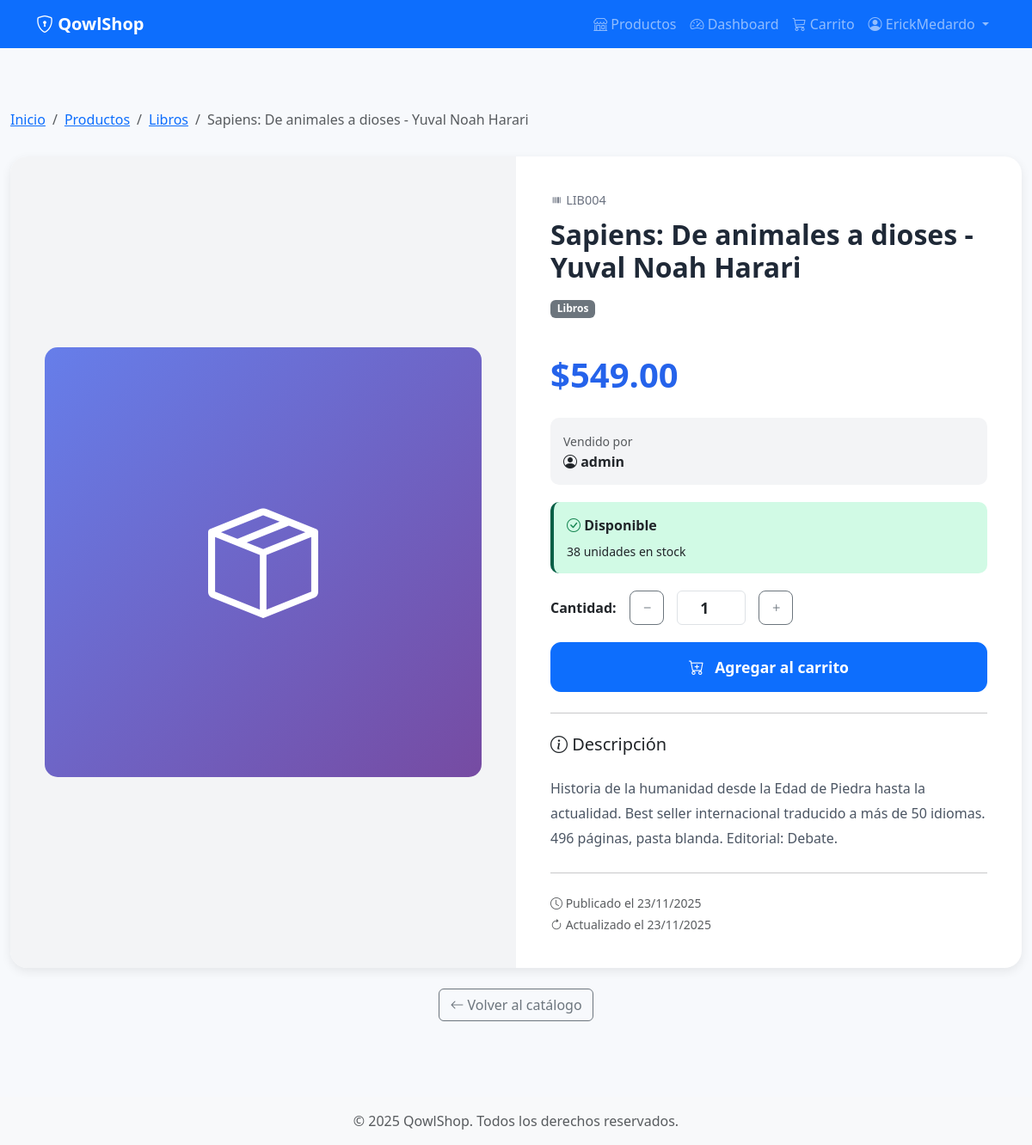
The app's page /products/20 (signed in) with its own data.
### modules/auth/models.py (models this page shows, shortened)
class User(UserMixin, db.Model):
    __tablename__ = 'users'
    id = db.Column(db.Integer, primary_key=True)
    username = db.Column(db.String(80), unique=True, nullable=False, index=True)
    email = db.Column(db.String(120), unique=True, nullable=False, index=True)
    password_hash = db.Column(db.String(255), nullable=False)
    role = db.Column(db.String(20), nullable=False, default='user')  # user/admin
    is_seller = db.Column(db.Boolean, default=False, nullable=False)  # Puede vender productos
    is_active = db.Column(db.Boolean, default=True, nullable=False)
    created_at = db.Column(db.DateTime, default=datetime.utcnow, nullable=False)
    updated_at = db.Column(db.DateTime, default=datetime.utcnow, onupdate=datetime.utcnow)
    products = db.relationship('Product', back_populates='seller', lazy='dynamic',
                               foreign_keys='Product.seller_id')
    purchases = db.relationship('Order', back_populates='buyer', lazy='dynamic',
                               foreign_keys='Order.buyer_id')
    sales = db.relationship('OrderItem', back_populates='seller', lazy='dynamic',
                           foreign_keys='OrderItem.seller_id')
    cart = db.relationship('Cart', back_populates='user', uselist=False, cascade='all, delete-orphan')
    def is_admin(self):
        return self.role == 'admin'

### modules/products/models.py (models this page shows, shortened)
class Category(db.Model):
    __tablename__ = 'categories'
    id = db.Column(db.Integer, primary_key=True)
    name = db.Column(db.String(100), unique=True, nullable=False)
    slug = db.Column(db.String(100), unique=True, nullable=False, index=True)
    description = db.Column(db.Text)
    created_at = db.Column(db.DateTime, default=datetime.utcnow, nullable=False)
    products = db.relationship('Product', back_populates='category', lazy='dynamic')

class Product(db.Model):
    __tablename__ = 'products'
    id = db.Column(db.Integer, primary_key=True)
    code = db.Column(db.String(50), unique=True, nullable=False, index=True)
    name = db.Column(db.String(200), nullable=False, index=True)
    description = db.Column(db.Text)
    price = db.Column(db.Numeric(10, 2), nullable=False, index=True)
    stock = db.Column(db.Integer, nullable=False, default=0)
    image_url = db.Column(db.String(300))
    is_active = db.Column(db.Boolean, default=True, nullable=False)
    seller_id = db.Column(db.Integer, db.ForeignKey('users.id'), nullable=False, index=True)
    category_id = db.Column(db.Integer, db.ForeignKey('categories.id'), nullable=True)
    created_at = db.Column(db.DateTime, default=datetime.utcnow, nullable=False)
    updated_at = db.Column(db.DateTime, default=datetime.utcnow, onupdate=datetime.utcnow)
    __table_args__ = (
        CheckConstraint('price >= 0', name='check_price_positive'),
        CheckConstraint('stock >= 0', name='check_stock_non_negative'),
    )
    seller = db.relationship('User', back_populates='products', foreign_keys=[seller_id])
    category = db.relationship('Category', back_populates='products')
    order_items = db.relationship('OrderItem', back_populates='product', lazy='dynamic')
    cart_items = db.relationship('CartItem', back_populates='product', lazy='dynamic')

### modules/products/routes.py (the view)
@products_bp.route('/<int:id>')
def detail(id):
    product = Product.query.get_or_404(id)
    return render_template('products/detail.html', product=product)

### app.py (called while the page is built)
def register_template_filters(app):
    @app.template_filter('currency')
    def currency_filter(value):
        try:
            return f"${float(value):,.2f}"
        except (ValueError, TypeError):
            return "$0.00"
    @app.template_filter('datetime')
    def datetime_filter(value, format='%d/%m/%Y %H:%M'):
        if value is None:
            return ""
        return value.strftime(format)

### modules/auth/models.py (called while the page is built)
@login_manager.user_loader
def load_user(user_id):
    return User.query.get(int(user_id))

### modules/cart/models.py (called while the page is built)
    def get_item_count(self):
        return sum(item.quantity for item in self.items)

### modules/products/templates/products/detail.html (shortened to what this page needs)
{% extends "base.html" %}
{% block content %}
<div class="container product-detail-container">
    <nav aria-label="breadcrumb">
        <ol class="breadcrumb">
            <li class="breadcrumb-item"><a href="{{ url_for('main.index') }}">Inicio</a></li>
            <li class="breadcrumb-item"><a href="{{ url_for('products.list_products') }}">Productos</a></li>
            {% if product.category %}
                <li class="breadcrumb-item"><a href="{{ url_for('products.list_products', category_id=product.category.id) }}">{{ product.category.name }}</a></li>
            {% endif %}
            <li class="breadcrumb-item active" aria-current="page">{{ product.name }}</li>
        </ol>
    </nav>
    <div class="product-detail-card">
        <div class="row g-0">
            <div class="col-md-6 product-image-section">
                {% if product.image_url %}
                    <img src="{{ url_for('static', filename=product.image_url) }}" alt="{{ product.name }}">
                {% else %}
                    <div class="no-image">
                        <i class="bi bi-box-seam"></i>
                    </div>
                {% endif %}
            </div>
            <div class="col-md-6 product-info-section">
                <div class="product-code">
                    <i class="bi bi-upc"></i> {{ product.code }}
                </div>
                <h1 class="product-title">{{ product.name }}</h1>
                {% if product.category %}
                    <span class="badge bg-secondary mb-3">{{ product.category.name }}</span>
                {% endif %}
                <div class="product-price">{{ product.price|currency }}</div>
                <div class="product-seller">
                    <small class="text-muted">Vendido por</small>
                    <div>
                        <i class="bi bi-person-circle"></i>
                        <strong>{{ product.seller.username }}</strong>
                    </div>
                </div>
                {% if product.stock == 0 %}
                    <div class="stock-info stock-out">
                        <i class="bi bi-x-circle text-danger"></i>
                        <strong>Sin stock</strong>
                        <p class="mb-0 mt-2 small">Este producto no está disponible actualmente</p>
                    </div>
                {% elif product.stock < 10 %}
                    <div class="stock-info stock-low">
                        <i class="bi bi-exclamation-triangle text-warning"></i>
                        <strong>¡Últimas {{ product.stock }} unidades!</strong>
                        <p class="mb-0 mt-2 small">Compra pronto antes de que se agoten</p>
                    </div>
                {% else %}
                    <div class="stock-info stock-available">
                        <i class="bi bi-check-circle text-success"></i>
                        <strong>Disponible</strong>
                        <p class="mb-0 mt-2 small">{{ product.stock }} unidades en stock</p>
                    </div>
                {% endif %}
                {% if product.stock > 0 %}
                    <form method="POST" action="{{ url_for('cart.add_to_cart', product_id=product.id) }}">
                        <div class="quantity-selector">
                            <label for="quantity"><strong>Cantidad:</strong></label>
                            <button type="button" class="btn btn-outline-secondary btn-quantity" onclick="decreaseQuantity()">
                                <i class="bi bi-dash"></i>
                            </button>
                            <input type="number"
                                   name="quantity"
                                   id="quantity"
                                   class="form-control"
                                   value="1"
                                   min="1"
                                   max="{{ product.stock }}"
                                   required>
                            <button type="button" class="btn btn-outline-secondary btn-quantity" onclick="increaseQuantity()">
                                <i class="bi bi-plus"></i>
                            </button>
                        </div>
                        {% if current_user.is_authenticated %}
                            <button type="submit" class="btn btn-primary btn-add-to-cart w-100">
                                <i class="bi bi-cart-plus me-2"></i>
                                Agregar al carrito
                            </button>
                        {% else %}
                            <a href="{{ url_for('auth.login', next=request.path) }}" class="btn btn-primary btn-add-to-cart w-100">
                                <i class="bi bi-box-arrow-in-right me-2"></i>
                                Inicia sesión para comprar
                            </a>
                        {% endif %}
                    </form>
                {% endif %}
                {% if product.description %}
                    <hr class="my-4">
                    <h5><i class="bi bi-info-circle"></i> Descripción</h5>
                    <div class="product-description">
                        {{ product.description }}
                    </div>
                {% endif %}
                <hr class="my-4">
                <div class="text-muted small">
                    <p class="mb-1">
                        <i class="bi bi-clock"></i>
                        Publicado el {{ product.created_at|datetime('%d/%m/%Y') }}
                    </p>
                    {% if product.updated_at and product.updated_at != product.created_at %}
                        <p class="mb-0">
                            <i class="bi bi-arrow-clockwise"></i>
                            Actualizado el {{ product.updated_at|datetime('%d/%m/%Y') }}
                        </p>
                    {% endif %}
                </div>
            </div>
        </div>
    </div>
    <div class="text-center mt-4">
        <a href="{{ url_for('products.list_products') }}" class="btn btn-outline-secondary">
            <i class="bi bi-arrow-left"></i> Volver al catálogo
        </a>
    </div>
</div>
{% endblock %}

### templates/base.html (shortened to what this page needs)
<!DOCTYPE html>
<html lang="es">
<head>
    <link href="https://cdn.jsdelivr.net/npm/bootstrap@5.3.0/dist/css/bootstrap.min.css" rel="stylesheet">
    <link rel="stylesheet" href="https://cdn.jsdelivr.net/npm/bootstrap-icons@1.10.0/font/bootstrap-icons.css">
</head>
<body>
    <nav class="navbar navbar-expand-lg navbar-dark bg-primary">
        <div class="container">
            <a class="navbar-brand" href="{{ url_for('main.index') }}">
                <i class="bi bi-shield-lock"></i> QowlShop
            </a>
            <div class="collapse navbar-collapse" id="navbarNav">
                <ul class="navbar-nav ms-auto">
                    <li class="nav-item">
                        <a class="nav-link" href="{{ url_for('products.list_products') }}">
                            <i class="bi bi-shop"></i> Productos
                        </a>
                    </li>
                    {% if current_user.is_authenticated %}
                        <li class="nav-item">
                            <a class="nav-link" href="{{ url_for('main.dashboard') }}">
                                <i class="bi bi-speedometer2"></i> Dashboard
                            </a>
                        </li>
                        <li class="nav-item">
                            <a class="nav-link" href="{{ url_for('cart.view_cart') }}">
                                <i class="bi bi-cart3"></i> Carrito
                            </a>
                        </li>
                        <li class="nav-item dropdown">
                            <a class="nav-link dropdown-toggle" href="#" id="userDropdown" role="button" data-bs-toggle="dropdown">
                                <i class="bi bi-person-circle"></i> {{ current_user.username }}
                            </a>
                        </li>
                    {% endif %}
                </ul>
            </div>
        </div>
    </nav>
    <div class="content">
        {% block content %}{% endblock %}
    </div>
    <footer class="bg-light text-center py-3 mt-5">
        <div class="container">
            <p class="text-muted mb-0">&copy; 2025 QowlShop. Todos los derechos reservados.</p>
        </div>
    </footer>
</body>
</html>

### templates/base.html (style rules this page uses)
body { min-height: 100vh; display: flex; flex-direction: column; }
.content { flex: 1; }
.navbar-brand { font-weight: bold; }

### modules/products/templates/products/detail.html (style rules this page uses)
body { background-color: #f7f9fc; }
.product-detail-container { max-width: 1200px; margin: 40px auto; }
.product-detail-card { background: white; border-radius: 20px; box-shadow: 0 4px 12px rgba(0,0,0,0.08); overflow: hidden; }
.product-image-section { background: #f3f4f6; display: flex; align-items: center; justify-content: center; padding: 40px; }
.product-image-section .no-image { width: 100%; height: 500px; background: linear-gradient(135deg, #667eea 0%, #764ba2 100%); display: flex; align-items: center; justify-content: center; color: white; font-size: 8rem; border-radius: 15px; }
.product-info-section { padding: 40px; }
.product-code { color: #6b7280; font-size: 0.9rem; margin-bottom: 10px; }
.product-title { font-size: 2rem; font-weight: 700; color: #1f2937; margin-bottom: 15px; }
.product-price { font-size: 2.5rem; font-weight: 700; color: #2563eb; margin: 20px 0; }
.product-seller { background: #f3f4f6; padding: 15px; border-radius: 10px; margin: 20px 0; }
.product-description { color: #4b5563; line-height: 1.8; margin: 25px 0; }
.stock-info { padding: 15px; border-radius: 10px; margin: 20px 0; }
.stock-available { background: #d1fae5; border-left: 4px solid #065f46; }
.btn-add-to-cart { padding: 15px 40px; font-size: 1.1rem; border-radius: 12px; font-weight: 600; }
.breadcrumb { background: transparent; padding: 15px 0; }
.quantity-selector { display: flex; align-items: center; gap: 15px; margin: 20px 0; }
.quantity-selector input { width: 80px; text-align: center; font-size: 1.1rem; font-weight: 600; }
.btn-quantity { width: 40px; height: 40px; border-radius: 8px; }

### records on screen
User: username "ErickMedardo"
Category: category.name "Libros"
Product: name "Sapiens: De animales a dioses - Yuval Noah Harari", code "LIB004", price "$549.00", stock "38", description "Historia de la humanidad desde la Edad de Piedra hasta la actualidad. Best seller internacional traducido a más de 50 idiomas. 496 páginas, pasta blanda. Editorial: Debate.", created_at "23/11/2025", updated_at "23/11/2025"
User: seller.username "admin"
